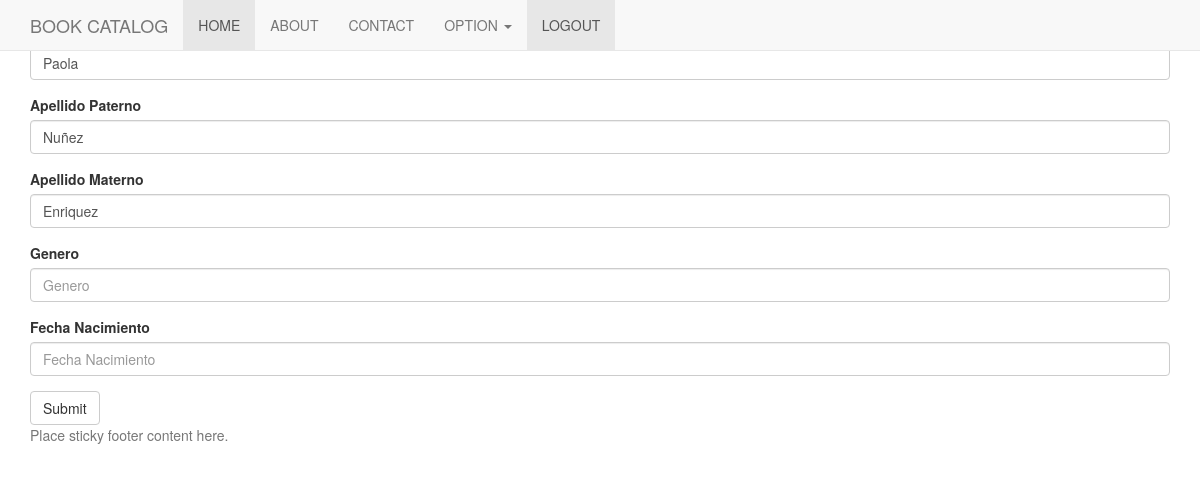
The page /update-student/3/ (signed in) on the database its author committed.
### application1/models.py (models this page shows, shortened)
class Student(models.Model):
    name = models.CharField(max_length=200, blank=True, null=True)
    first_name = models.CharField(max_length=200, blank=True, null=True)
    second_name = models.CharField(max_length=200, blank=True, null=True)
    gender = models.CharField(max_length=1, blank=True, null=True)
    birth_date = models.DateField(blank=True, null=True)

### application1/views.py (the view, shortened to what this page needs)
# urls.py: path('update-student/<int:student_id>/', update_student, name='update_student'),
def update_student(request, student_id):
    student = Student.objects.get(id=student_id)
    variable = {
        "student": student
    }
    if request.method == 'GET':
        return render(request, "form_student.html", context=variable)

### templates/form_student.html (shortened to what this page needs)
{% extends "base.html" %}
{% block content %}
<form method="post">
  <div class="form-group">
    <label >Nombre</label>
    <input type="text" name="name" class="form-control" value="{{student.name}}" placeholder="Nombre Estudiante">
  </div>
  <div class="form-group">
    <label >Apellido Paterno</label>
    <input type="text" name="first_name" class="form-control" value="{{student.first_name}}" placeholder="Apellido Paterno">
  </div>
    <div class="form-group">
    <label >Apellido Materno</label>
    <input type="text" name="second_name" class="form-control" value="{{student.second_name}}"  placeholder="Apellido Materno">
  </div>
    <div class="form-group">
    <label >Genero</label>
    <input type="text" name="gender" class="form-control"  placeholder="Genero">
  </div><div class="form-group">
    <label >Fecha Nacimiento</label>
    <input type="text" name="birth_date" class="form-control"  placeholder="Fecha Nacimiento">
  </div>
  <button type="submit" class="btn btn-default">Submit</button>
</form>
{% endblock %}

### rows shown on the page
Student: name "Paola", first_name "Nuñez", second_name "Enriquez"
